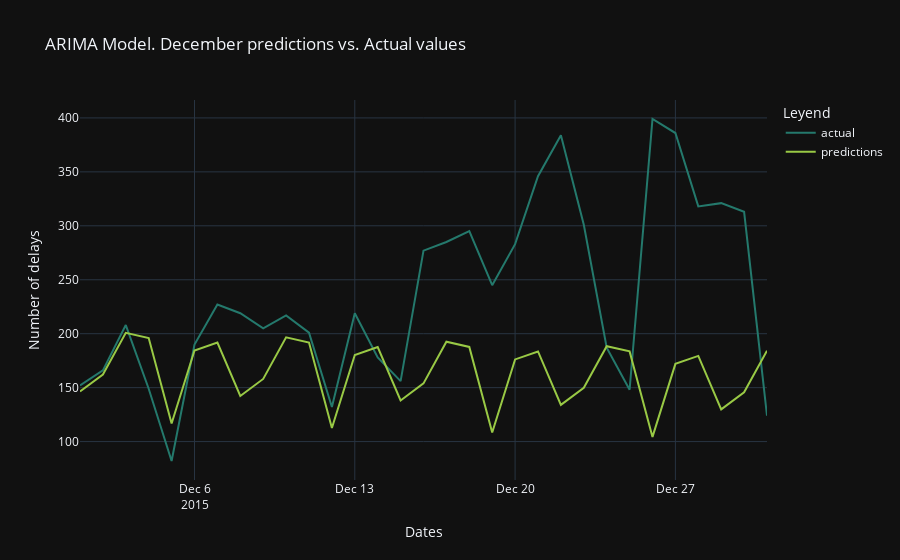

Notebook cell for this chart:
### Code cell
# Predictions
test['predictions'] = auto_model_cv["yhat"].values

# Prediction vs Actual values representation
fig = go.Figure()

fig.add_trace(go.Scatter(x=test['ds'], y=test['y'], name = "actual", line_color = px.colors.qualitative.Vivid[5]))
fig.add_trace(go.Scatter(x=test['ds'], y=test['predictions'], name = "predictions",line_color = px.colors.qualitative.Vivid[3]))

fig.update_layout(
    title="ARIMA Model. December predictions vs. Actual values",
    xaxis_title="Dates",
    yaxis_title="Number of delays",
    legend_title="Leyend",
    template="plotly_dark",
    #color_discrete_sequence=px.colors.qualitative.Vivid,
    hovermode="x unified",    
)

fig.show()

### Figure 1 — Plotly figure (JSON) as saved in the notebook; plotly's stock layout.template omitted (floating-point values rounded to 4 significant figures)
{"data": [{"line": {"color": "rgb(36, 121, 108)"}, "name": "actual", "type": "scatter", "x": ["2015-12-01T00:00:00", "2015-12-02T00:00:00", "2015-12-03T00:00:00", "2015-12-04T00:00:00", "2015-12-05T00:00:00", "2015-12-06T00:00:00", "2015-12-07T00:00:00", "2015-12-08T00:00:00", "2015-12-09T00:00:00", "2015-12-10T00:00:00", "2015-12-11T00:00:00", "2015-12-12T00:00:00", "2015-12-13T00:00:00", "2015-12-14T00:00:00", "2015-12-15T00:00:00", "2015-12-16T00:00:00", "2015-12-17T00:00:00", "2015-12-18T00:00:00", "2015-12-19T00:00:00", "2015-12-20T00:00:00", "2015-12-21T00:00:00", "2015-12-22T00:00:00", "2015-12-23T00:00:00", "2015-12-24T00:00:00", "2015-12-25T00:00:00", "2015-12-26T00:00:00", "2015-12-27T00:00:00", "2015-12-28T00:00:00", "2015-12-29T00:00:00", "2015-12-30T00:00:00", "2015-12-31T00:00:00"], "y": [152, 166, 208, 149, 82, 190, 227, 219, 205, 217, 201, 132, 219, 178, 156, 277, 285, 295, 245, 283, 346, 384, 301, 187, 148, 399, 386, 318, 321, 313, 124]}, {"line": {"color": "rgb(153, 201, 69)"}, "name": "predictions", "type": "scatter", "x": ["2015-12-01T00:00:00", "2015-12-02T00:00:00", "2015-12-03T00:00:00", "2015-12-04T00:00:00", "2015-12-05T00:00:00", "2015-12-06T00:00:00", "2015-12-07T00:00:00", "2015-12-08T00:00:00", "2015-12-09T00:00:00", "2015-12-10T00:00:00", "2015-12-11T00:00:00", "2015-12-12T00:00:00", "2015-12-13T00:00:00", "2015-12-14T00:00:00", "2015-12-15T00:00:00", "2015-12-16T00:00:00", "2015-12-17T00:00:00", "2015-12-18T00:00:00", "2015-12-19T00:00:00", "2015-12-20T00:00:00", "2015-12-21T00:00:00", "2015-12-22T00:00:00", "2015-12-23T00:00:00", "2015-12-24T00:00:00", "2015-12-25T00:00:00", "2015-12-26T00:00:00", "2015-12-27T00:00:00", "2015-12-28T00:00:00", "2015-12-29T00:00:00", "2015-12-30T00:00:00", "2015-12-31T00:00:00"], "y": [146.4, 162.2, 200.8, 196.0, 116.7, 184.4, 191.8, 142.3, 158.1, 196.7, 191.9, 112.6, 180.3, 187.7, 138.1, 153.9, 192.5, 187.7, 108.5, 176.2, 183.5, 134.0, 149.8, 188.4, 183.6, 104.3, 172.0, 179.4, 129.9, 145.7, 184.3]}], "layout": {"hovermode": "x unified", "legend": {"title": {"text": "Leyend"}}, "title": {"text": "ARIMA Model. December predictions vs. Actual values"}, "xaxis": {"title": {"text": "Dates"}}, "yaxis": {"title": {"text": "Number of delays"}}}}
